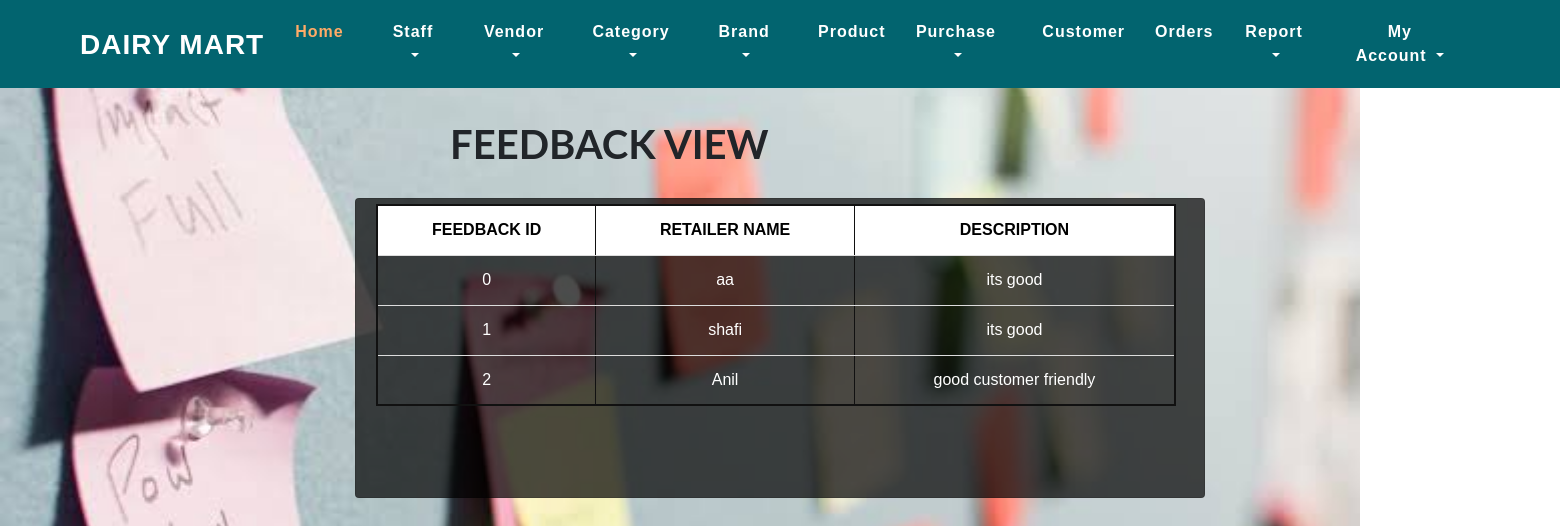
The app's page /admin/view_feedback.php with its own data.
### tables this page shows
CREATE TABLE `tbl_feedback` (
  `fb_id` int(50) NOT NULL,
  `ret_name` varchar(50) NOT NULL,
  `fb_desc` varchar(50) NOT NULL
);

### shares/db/mydatabase.inc (called while the page is built, shortened)
<?php
	function getDatas($sql){
		$dt = mysql_query($sql);
		$table = array();
		$rno = mysql_num_rows($dt);
		$cno = mysql_num_fields($dt);
		for($i=0;$i<$rno;$i++){
			$row = mysql_fetch_array($dt);
			for($j=0;$j<$cno;$j++){
				$table[$i][$j] = $row[$j];
			}
		}
		return $table;
	}
?>

### admin/view_feedback.php (the view, shortened to what this page needs)
<?php include_once("../shares/db/mydatabase.inc");
include_once("top.php");
  ?>
 <head>
 </head>
 <h1 style="position:relative;left:450px;top:120px;">FEEDBACK VIEW</h1>
<div class="card">
				<table border="1" style="position:relative;width:800px;left:20px;top:5px;">
					<thead>
						<tr>
							<th>FEEDBACK ID</th>
                            <th>RETAILER NAME</th>
                            <th>DESCRIPTION</th>
				       </tr>
					</thead>
					<?php
					$sql="select * from tbl_feedback";
					$tbl=getDatas($sql);
					for($i=0;$i<count($tbl);$i++)
					{
					?>
					<tbody><tr >
						<td><?php echo $tbl[$i][0];?></td>
						<td><?php echo $tbl[$i][1];?></td>
                        <td><?php echo $tbl[$i][2];?></td>
					<?php
					}
					?>
					</tbody>
				</table>
		</div>

### temp/css/style.css (style rules this page uses)
body { margin: 0; font-family: 'Montserrat', sans-serif; background: #fff; }
h1, h2, h3, h4, h5, h6 { margin: 0; font-family: 'Lato', sans-serif; font-weight:700; }

### admin/view_feedback.php (style rules this page uses)
body { background-image: url(feedbk2.jpg); background-size: 1360px; background-repeat: no-repeat; }
table { border: 2px solid #111; border-radius: 1em; width: 100%; margin-left:0px; }
th { background-color: white; color: black; height: 40px; }
tr { height: 50px; border-bottom: 1px solid #ddd; }
.card { box-sizing: border-box; background: rgba(0,0,0,0.7); top:150px; width:850px; height:300px; margin: auto; text-align: center; font-family: arial; }
td { color: white; }

### records on screen
tbl_feedback: fb_id "0", ret_name "aa", fb_desc "its good"
tbl_feedback: fb_id "1", ret_name "shafi", fb_desc "its good"
tbl_feedback: fb_id "2", ret_name "Anil", fb_desc "good customer friendly"
